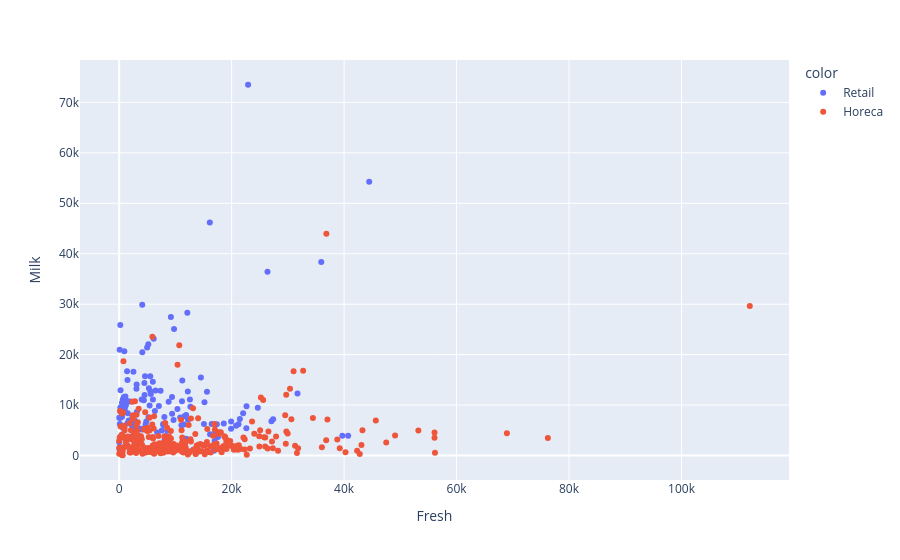

The notebook cell this image was saved under:
### Code cell
# Visualiser les classes suivant les deux premières variables
fig = px.scatter(data_frame=df, x = 'Fresh', y = 'Milk', color = df.Class.values)
fig.show()

### Figure 1 — Plotly figure (JSON) as saved in the notebook; plotly's stock layout.template omitted (floating-point values rounded to 4 significant figures; data arrays with more than 128 entries replaced by an {"elided": "..."} marker saying what was removed)
{"data": [{"hovertemplate": "color=Retail<br>Fresh=%{x}<br>Milk=%{y}<extra></extra>", "legendgroup": "Retail", "marker": {"color": "#636efa", "symbol": "circle"}, "mode": "markers", "name": "Retail", "orientation": "v", "showlegend": true, "type": "scatter", "x": {"elided": "142 int values"}, "xaxis": "x", "y": {"elided": "142 int values"}, "yaxis": "y"}, {"hovertemplate": "color=Horeca<br>Fresh=%{x}<br>Milk=%{y}<extra></extra>", "legendgroup": "Horeca", "marker": {"color": "#EF553B", "symbol": "circle"}, "mode": "markers", "name": "Horeca", "orientation": "v", "showlegend": true, "type": "scatter", "x": {"elided": "298 int values"}, "xaxis": "x", "y": {"elided": "298 int values"}, "yaxis": "y"}], "layout": {"legend": {"title": {"text": "color"}, "tracegroupgap": 0}, "margin": {"t": 60}, "xaxis": {"anchor": "y", "domain": [0, 1], "title": {"text": "Fresh"}}, "yaxis": {"anchor": "x", "domain": [0, 1], "title": {"text": "Milk"}}}}
